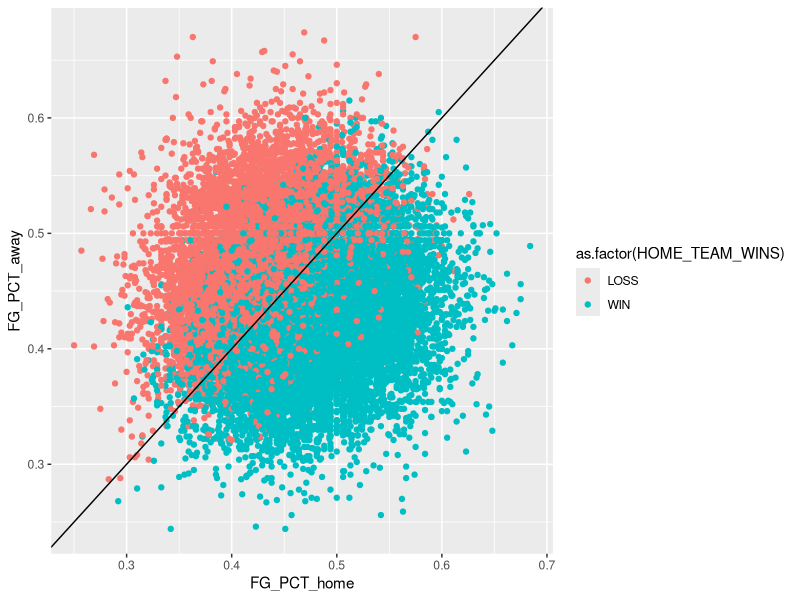
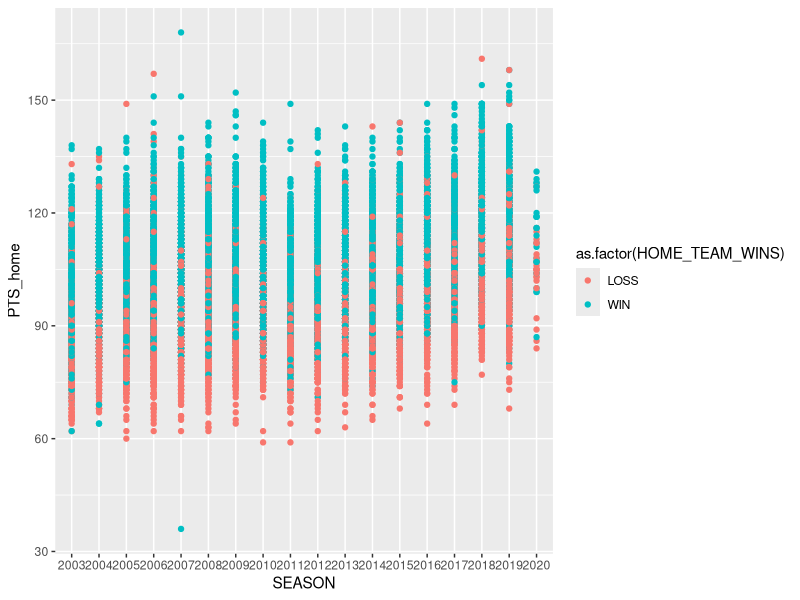
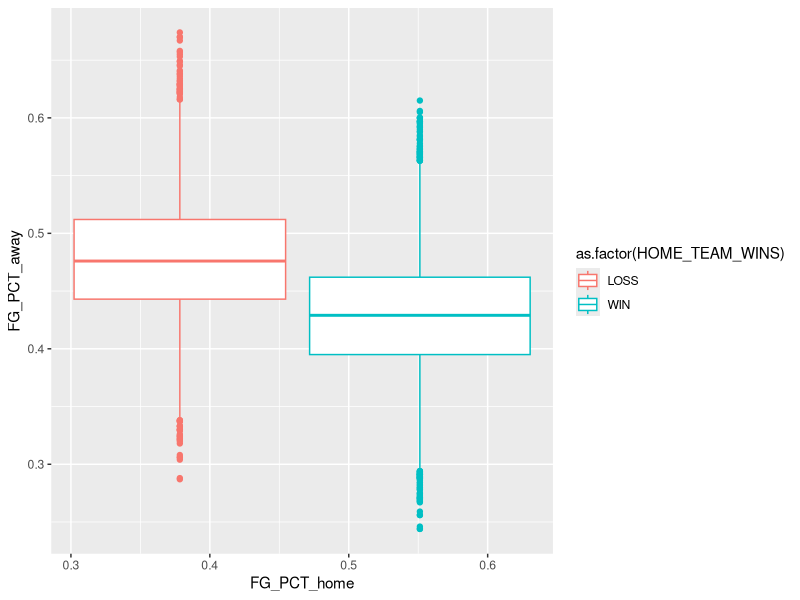
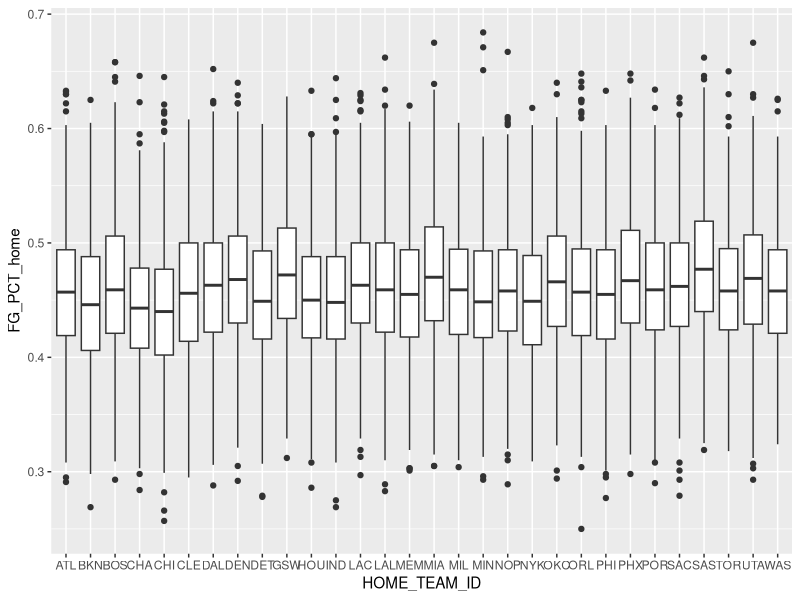
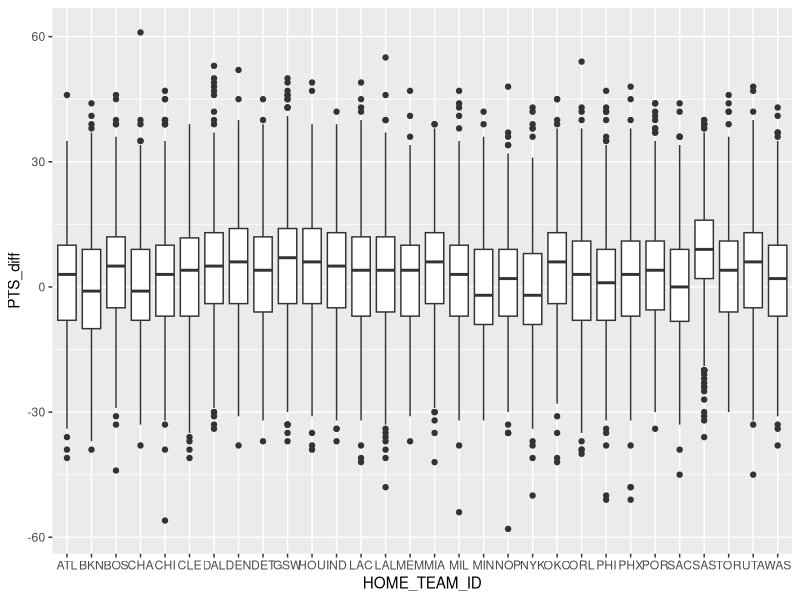

These figures' R source, in order: (Note: this script raises an error after producing the figures.)
if(!require(tidyverse)) install.packages("tidyverse", repos = "http://cran.us.r-project.org")
if(!require(caret)) install.packages("caret", repos = "http://cran.us.r-project.org")
if(!require(data.table)) install.packages("data.table", repos = "http://cran.us.r-project.org")
if(!require(dplyr)) install.packages("dplyr", repos = "http://cran.us.r-project.org")
if(!require(plyr)) install.packages("plyr", repos = "http://cran.us.r-project.org")

library(caret)
library(data.table)
library(dplyr)
library(plyr)

###### Data Loading Section #######

# Load Games
games <- fread(text = gsub("::", "\t", readLines("games.csv")),na.strings=c("", "NA"))
games <- na.omit(games) # remove rows with NA data
games <- as.data.frame(games) %>%
  mutate(PTS_total = PTS_home + PTS_away) %>% # add total points scored
  mutate(PTS_diff = PTS_home - PTS_away) %>% # Add points difference between teams
  mutate(HOME_TEAM_ID = as.factor(HOME_TEAM_ID),
         VISITOR_TEAM_ID = as.factor(VISITOR_TEAM_ID),
         HOME_TEAM_WINS = as.factor(HOME_TEAM_WINS),
         SEASON = as.factor(SEASON))

###### Validation Set Section #######
set.seed(1, sample.kind="Rounding") # if using R 3.5 or earlier, use `set.seed(1)`
test_index <- createDataPartition(y = games$PTS_total, times = 1, p = 0.1, list = FALSE)
gamedata <- games[-test_index,]
validation <- games[test_index,]


###### Data Visualization   ###########
ggplot(games, aes(x=FG_PCT_home, y=FG_PCT_away, color=as.factor(HOME_TEAM_WINS))) +
  geom_point() +
  geom_abline(intercept = 0, slope = 1)

ggplot(games, aes(x=SEASON, y=PTS_home, color=as.factor(HOME_TEAM_WINS))) +
  geom_point()


ggplot(games, aes(x=FG_PCT_home, y=FG_PCT_away, color=as.factor(HOME_TEAM_WINS))) +
  geom_boxplot()

table(games$HOME_TEAM_ID, games$HOME_TEAM_WINS)

ggplot(games, aes(y=FG_PCT_home, x=HOME_TEAM_ID)) +
  geom_boxplot()

ggplot(games, aes(y=PTS_diff, x=HOME_TEAM_ID)) +
  geom_boxplot()

Ptsbyyear <- as_tibble(aggregate(x = games$PTS_home, by = list(games$SEASON), FUN = "mean")) %>%
  rename(Group.1 = Season, x = Points)

###### Model 1: Linear Regression #########

HomePointsModel = lm(PTS_home ~ FG_PCT_home + FT_PCT_home + FG3_PCT_home + AST_home + REB_home + FG_PCT_away + FT_PCT_away + FG3_PCT_away + HOME_TEAM_ID + VISITOR_TEAM_ID + SEASON + AST_away + REB_away, data=games)
summary(HomePointsModel)

PointDiffModel = lm(PTS_diff ~ FG_PCT_home + FT_PCT_home + FG3_PCT_home + AST_home + REB_home + FG_PCT_away + FT_PCT_away + FG3_PCT_away + HOME_TEAM_ID + VISITOR_TEAM_ID + SEASON + AST_away + REB_away, data=games)
summary(PointDiffModel)

glm_fit <- games %>% 
  mutate(y = as.numeric(HOME_TEAM_WINS == "WIN")) %>%
  glm(y ~ FG_PCT_home + FT_PCT_home + FG3_PCT_home + AST_home + REB_home + FG_PCT_away + FT_PCT_away + FG3_PCT_away + HOME_TEAM_ID + VISITOR_TEAM_ID + SEASON + AST_away + REB_away, data=., family = "binomial")
summary(glm_fit)
p_hat_logit <- predict(glm_fit, newdata = validation, type = "response")

###### Model 2: Advanced #########

low_factors <- seq(50, 70, 1) #test for lambda value
high_factors <- seq(140, 160, 1) #test for lambda value

rmses <- sapply(high_factors, function(l){
  
  adv_games<-games[!(games$PTS_home>l),]
  
  HomePointsModel = lm(PTS_home ~ FG_PCT_home + FT_PCT_home + FG3_PCT_home + AST_home + REB_home + FG_PCT_away + FT_PCT_away + FG3_PCT_away + HOME_TEAM_ID + VISITOR_TEAM_ID + SEASON + AST_away + REB_away, data=adv_games)
  
  advpredictedscores <- predict(HomePointsModel, newdata = validation, type = "response")
  test <- data.frame(Points = as.integer(advpredictedscores))
  
  #HomePointsModel_rmse <- RMSE(validation$PTS_home,test$Points)
  
  return(RMSE(test$Points, validation$PTS_home))
})
plot(high_factors, rmses)

## Test results based on regression algorithm
rmse_results<- add_row(rmse_results, method = "Remove Outliers", RMSE = min(rmses))
rmse_results

